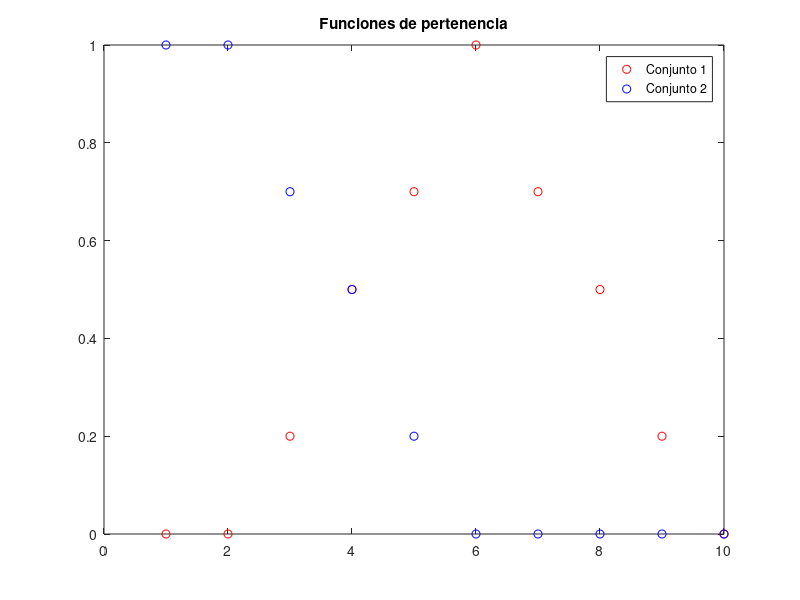
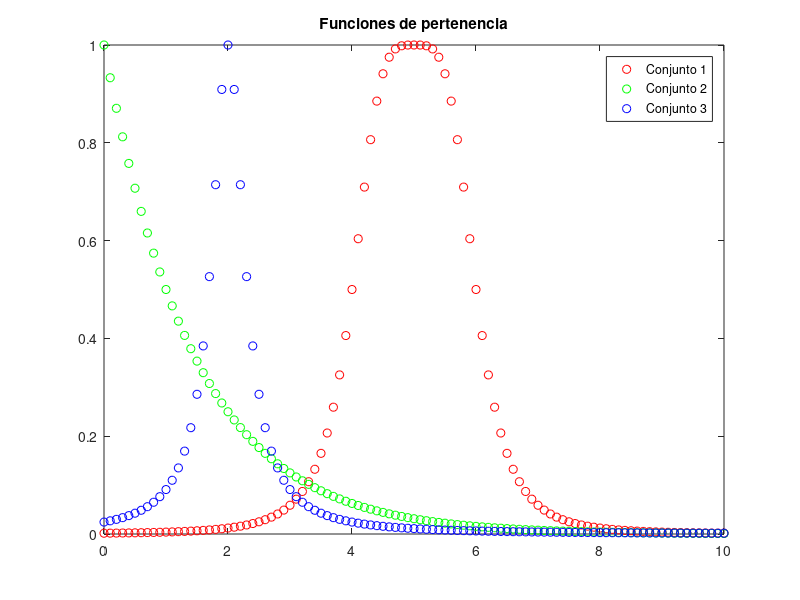
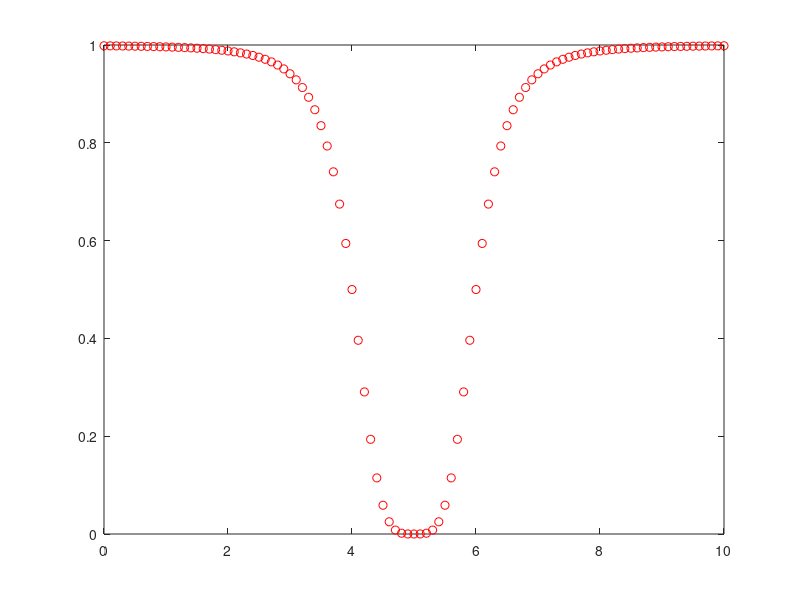
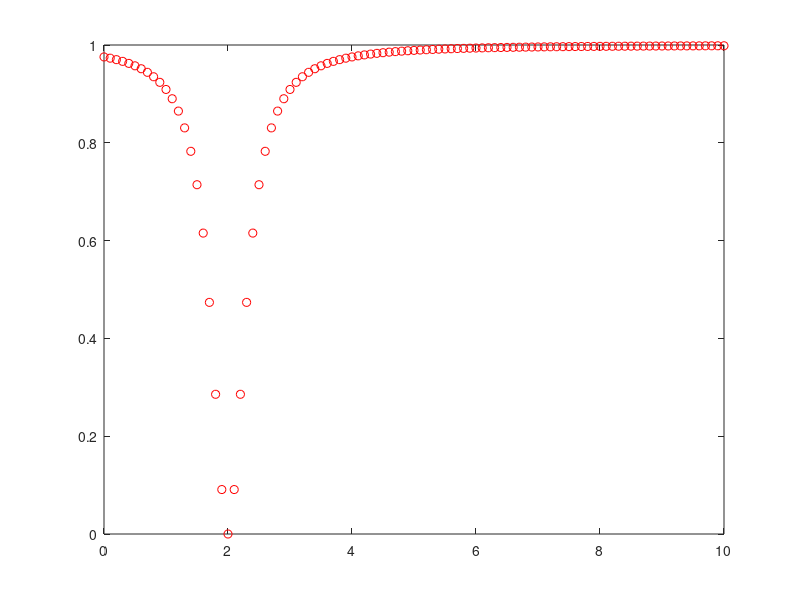

Write the MATLAB code that produced these figures, in order.
%% Prática 1a: Introducción a la teoría y lógica fuzzy
% Muchos de vosotros ya conoceréis los jupyer notebooks de python (y los más 
% eruditos quizá hasta os suene el cuaderno de Mathematica), estas prácticas se 
% realizan en live scripts de matlab, que son el equivalente (aunque un poco más 
% justo de funciones). La idea es que contestéis los ejercicios en cada celda. 
% Para evaluar cada cuaderno, se ejecuta y se comprueba que las salidas de cada 
% ejercicio son las correctas. Como norma general, basta con sustituir el valor 
% NaN que se asigna por defecto a las variables donde se buscará la solución por 
% el valor correcto.
% 
% *Como asegurarse de que el corrector lee bien vuestros resultados*: Las soluciones 
% de cada ejercicio se colocan en una estructura. Una estructura es conceptualmente 
% un "diccionario" o registro, donde se tiene un índice que asocia cada campo 
% con un valor. Su comportamiento en MATLAB es análogo al de las estructuras de 
% C (que puede que conozcáis ya). El corrector automático buscará en vuestras 
% estructuras los campos con nombres específicos para ver si su valor es el correcto. 
% (Esto vale para todas las prácticas).

solution = {}
%% 
% Esta es structura donde se guardarán todos los resultados, así que asguraos 
% de no cambiar el nombre de nada que ya venga escrito en el cuaderno.
% 
% Nota final: aseguraos de mandar los fichero como ficheros matlab normales, 
% NO .mlx (los mlx son más complicados de ejecutar desde consola de comandos)
% 
% Por si ya habéis entrado en modo pánico: los nombres que hay que dar a cada 
% resultado vienen especificados en cada celda, así que es más complicado hacerlo 
% mal que bien.
% Preliminar
% En esta práctica se va a utilizar MATLAB para la representación de conjuntos 
% fuzzy y realizar las operaciones entre ellos. Deberíais haber visto ya en las 
% clases teoría algo sobre teoría difusa. No obstante, a medida que hagáis (y 
% falléis)  los ejercicios, veréis que en la teoría no hay diferencia entre teoría 
% y práctica, pero en la práctica si. 
% 
% Hay que ser especialmente cuidadoso con los referenciales continuos, o los 
% discretos: ¿Puedo tener 1,5 años? ¿Puede haber 10 grados y medio? ¿Y 10,0004? 
% La respuesta es que sí, porque todos esos referenciales son continuos. Pero 
% mi familia no puede estar compuesta por 1 persona y media o no puedo tener media 
% cuenta corriente en el banco. Parece sencillo ahora, pero luego veremos que 
% estos conceptos en la práctica no aparecen de forma tan obvia y es fácil confundirse.
%% *Ejemplo de representación de un conjunto difuso de 10 elementos:* $x_1, \dots , x_{10}$
% Crear un vector cuyos elementos sean los números entre el 1 y el 10. Es decir, 
% crear el conjunto referencial.

X = 1:10 %Nota:observad que el punto coma final esta quitado para que veais salida, pero vosotros teneis que ponerlo si no quereis llenaros la pantalla de variables intermedias
%% 
% Crear un vector cuyo elementos sean lo grado de pertenencia de cada elemento 
% de $X$ al conjunto difuso 1.

mu1_x = [0 0 0.2 0.5 0.7 1 0.7 0.5 0.2 0]
%% 
% Mostrar el conjunto difuso resultante.

figure;
plot(X, mu1_x, 'or');
title('Funciones de pertenencia');
hold on;
%% 
% Si queremos generar y mostrar un segundo conjunto difuso sobre el mismo referencial 
% $X$.

mu2_x = [1 1 0.7 0.5 0.2 0 0 0 0 0]
plot(X, mu2_x, 'ob');
%% 
% Mostramos el significado de cada conjunto.

legend('Conjunto 1','Conjunto 2');
%% *Ejercicio 1* 
% Crea los conjuntos difusos A y B definidos como $(x, \mu(x))$: 
% 
% $$A = (1,0.1) + (2, 0.3) + (3,0.7) + (4, 1.0) + (5, 0.6) + (6, 0.2) + (7, 
% 0.1)$$

%Ejercicio 1a
A = [1 2 3 4 5 6 7];
mul_a = [0.1 0.3 0.7 1.0 0.6 0.2 0.1];
solution.ej1a_1 = mul_a;
%% 
% $$B = (1, 0.2) + (2, 0.8) + (3, 1.0) + (4, 0.6) + (5, 0.4) + (6, 0.3) + (7, 
% 0.1)$$

B = [1:7];
mul_b = [0.2 0.8 1 0.6 0.4 0.3 0.1];
solution.ej1a_2 = mul_b;
%% 
% Mostrar el resultado de aplicar las siguientes operaciones sobre los conjuntos 
% difusos A y B (el resultado es otro conjunto difuso en el mismo referencial) 
% (C es el complementario/negación) :
%% 
% * $A \cup B$

solution.ej1b_1 = max(mul_a,mul_b);
%% 
% * $A \cap B$

solution.ej1b_2 = min(mul_a,mul_b);
%% 
% * $C(B)$

solution.ej1b_3 = 1-mul_b;
%% 
% * $C(A\cup B)$

solution.ej1b_4 = 1-max(mul_a,mul_b);
%% 
% * $C(C(A) \cap B)$

solution.ej1b_5 = 1-min(1-mul_a, mul_b);
%% 
% Utiliza la t-norma mínimo para modelar la intersección, la t-conorma máximo 
% para modelar la unión y la negación (1-x) para modelar el complementario.

%Ejercicio 1c
solution.ej1c_1 =  max(mul_a,mul_b);
solution.ej1c_2 = min(mul_a,mul_b);
solution.ej1c_3 = 1-mul_b;
solution.ej1c_4 = 1-max(mul_a,mul_b);
solution.ej1c_5 = 1-min(1-mul_a, mul_b);
%% *Ejercicio 2* 
% Realiza el ejercicio 1 aplicando:
% 
% • El producto como t-norma y la suma probabilística $(x+y-xy)$ como t-conorma.

%Ejercicio 2a
solution.ej2a_1 = mul_a+mul_b-mul_a.*mul_a;
solution.ej2a_2 = mul_a.*mul_b;
solution.ej2a_3 = 1-mul_b;
solution.ej2a_4 = 1-(mul_a+mul_b-mul_a.*mul_a);
solution.ej2a_5 = 1-((1-mul_a).*mul_b);
%% 
% • Lukasievitz como t-norma $(max(0, x+y-1))$ y su t-conorma dual $(min(1,x+y))$

%Ejercicio 2b
solution.ej2b_1 = min(1,mul_a+mul_b);
solution.ej2b_2 = max(0,mul_a+mul_b-1);
solution.ej2b_3 = 1-mul_b;
solution.ej2b_4 = 1-(min(1,mul_a+mul_b));
solution.ej2b_5 = 1-max(0,1-mul_a+mul_b-1);
%% Ejercicio 3 
% En este ejercicio vamos a definir conjuntos difusos para ofrecer sensación 
% de continuidad sobre el referencial. Para ello, vamos a utilizar un referencial 
% X que comience en 0 y acabe en 10 y vamos a considerar todos los elementos de 
% dicho intervalo con saltos de 0.1 en 0.1. Utilizando dicho referencial crear 
% los siguientes conjuntos difusos:
%% 
% * $\mu_F(x) = \frac{1}{1 + (x-5)^4}$
% * $\mu_G(x) = 2^{-x}$
% * $\mu_H(x) = \frac{1}{(1+10(x-2)^2 )}$

%Ejercicio 3a
X = [0:0.1:10];
solutions.ej3a_1 = 1./(1+(X-5).^4);
solutions.ej3a_2 = 2.^(-X);
solutions.ej3a_3 = 1./(1+10.*(X-2).^2);
figure;
plot(X, solutions.ej3a_1, 'or');
hold on;
plot(X, solutions.ej3a_2, 'og');
hold on;
plot(X, solutions.ej3a_3, 'ob');
title('Funciones de pertenencia');
hold on; 
legend('Conjunto 1','Conjunto 2', 'Conjunto 3');
%% 
% Utilizando la t-norma mínimo para modelar la intersección, la t-conorma máximo 
% para modelar la unión y la negación (1-x) para modelar el complementario; mostrar 
% los conjuntos difusos anteriores en una figura y calcular y mostrar (en otra 
% figura) el resultado las expresiones de las funciones de pertenencia para los 
% siguientes conjuntos difusos:
%% 
% * $C(F), C(H), C(G)$

%Ejercicio 3b
solutions.ej3b_1 = 1-solutions.ej3a_1;
figure;
plot(X, solutions.ej3b_1, 'or');
solutions.ej3b_2 = 1-solutions.ej3a_3;
figure;
plot(X, solutions.ej3b_2, 'or');
solutions.ej3b_3 = 1-solutions.ej3a_2;
figure;
plot(X, solutions.ej3b_3, 'or');
%% 
% * $F \cup G \cup H, F \cap G \cap H$

%Ejercicio 3c
solutions.ej3c_1 = max(solutions.ej3a_1,max(solutions.ej3a_2,solutions.ej3a_3));
figure;
plot(X, solutions.ej3c_1, 'or');
solutions.ej3c_2 = min(solutions.ej3a_1,min(solutions.ej3a_2,solutions.ej3a_3));
figure;
plot(X, solutions.ej3c_2, 'or');
%% 
% * $F \cap C(H), C(C(G) \cap H), C(F \cup H)$

%Ejercicio 3d
solutions.ej3d_1 = min(solutions.ej3a_1,1-solutions.ej3a_3);
figure;
plot(X, solutions.ej3d_1, 'or');
solutions.ej3d_2 = 1-min(1-solutions.ej3a_2,1-solutions.ej3a_3);
figure;
plot(X, solutions.ej3d_2, 'or');
solutions.ej3d_3 = 1-max(solutions.ej3a_1,solutions.ej3a_3);
figure;
plot(X, solutions.ej3d_3, 'or');
%% Ejercicio 4
% Vamos a generar 3 etiquetas lingüísticas (joven, adulto, anciano) utilizadas 
% en la variable difusa edad. El conjunto referencial de dicha variable comienza 
% en 0 y acaba en 100. En primer lugar vamos a crear el conjunto difuso asociado 
% a la etiqueta lingüística adulto. Para ello vamos a utilizar la siguiente ecuación:
% 
% $$\mu_{adulto}(x) = \frac{1}{1 + (\frac{x - 50}{10})^4}$$
% 
% A partir de dicha conjunto difuso se deben obtener los conjuntos difusos correspondientes 
% a las etiquetas lingüísticas joven y anciano. Para ello, se debe tener en cuenta 
% que la unión de las 3 funciones de pertenencia debe formar una partición fuerte 
% de Ruspini (para cada elemento del referencial la suma de los grados de pertenencia 
% a las 3 etiquetas lingüísticas debe ser igual a 1).
% 
% Pista: los últimos avances en biología afirman que no se puede ser viejo y 
% joven a la vez.

%Ejercicio 4
X = 0:0.1:100;
Y = 0:0.1:50;
Z = 50:0.1:100;
[filasY,columnasY] = size(Y);
[filasX,columnasX] = size(X);
[filasZ,columnasZ] = size(Z);
solutions.ej4_adulto = 1./(1+((X-50)./10).^4);
solutions.ej4_joven(1:columnasY) = 1-1./(1+((Y-50)./10).^4);
solutions.ej4_joven(columnasY+1:columnasX) = 0;
solutions.ej4_anciano(1:columnasZ) = 0;
solutions.ej4_anciano(columnasX-columnasZ+1:columnasX) = 1-1./(1+((Z-50)./10).^4);
figure;
plot(X, solutions.ej4_adulto, 'ob');
hold on;
plot(X, solutions.ej4_joven, 'or');
title('edad');
hold on;
plot(X, solutions.ej4_anciano, 'og');
legend('adulto','joven','anciano');
suma = solutions.ej4_anciano+solutions.ej4_adulto+solutions.ej4_joven;
figure;
plot(X, suma, 'ob');
%% Ejercicio 5
% Se deben aplicar modificadores lingüísticos (modifican la forma del conjunto 
% difuso) a los conjuntos difusos obtenidos en el ejercicio 4. En concreto se 
% deben mostrar los conjuntos difusos correspondientes a las siguientes expresiones:
%% 
% # Muy joven: $\mu_{joven}(x)^2$

solutions.ej5_1 = solutions.ej4_joven.^2;
plot(X, solutions.ej5_1, 'or');
%% 
% 2. Bastante anciano: $\mu_{anciano}(x)^{1/2}$

solutions.ej5_2 = solutions.ej4_anciano.^(1/2);
plot(X, solutions.ej5_2, 'og');
%% 
% 3. Ligeramente adulto: (muy adulto y no muy adulto): $\mu_{adulto}(x)^2 \cap 
% 1 - \mu_{adulto}(x)^2$

solutions.ej5_3 = min(solutions.ej4_adulto.^2,1-solutions.ej4_adulto.^2);
plot(X, solutions.ej5_3, 'ob');